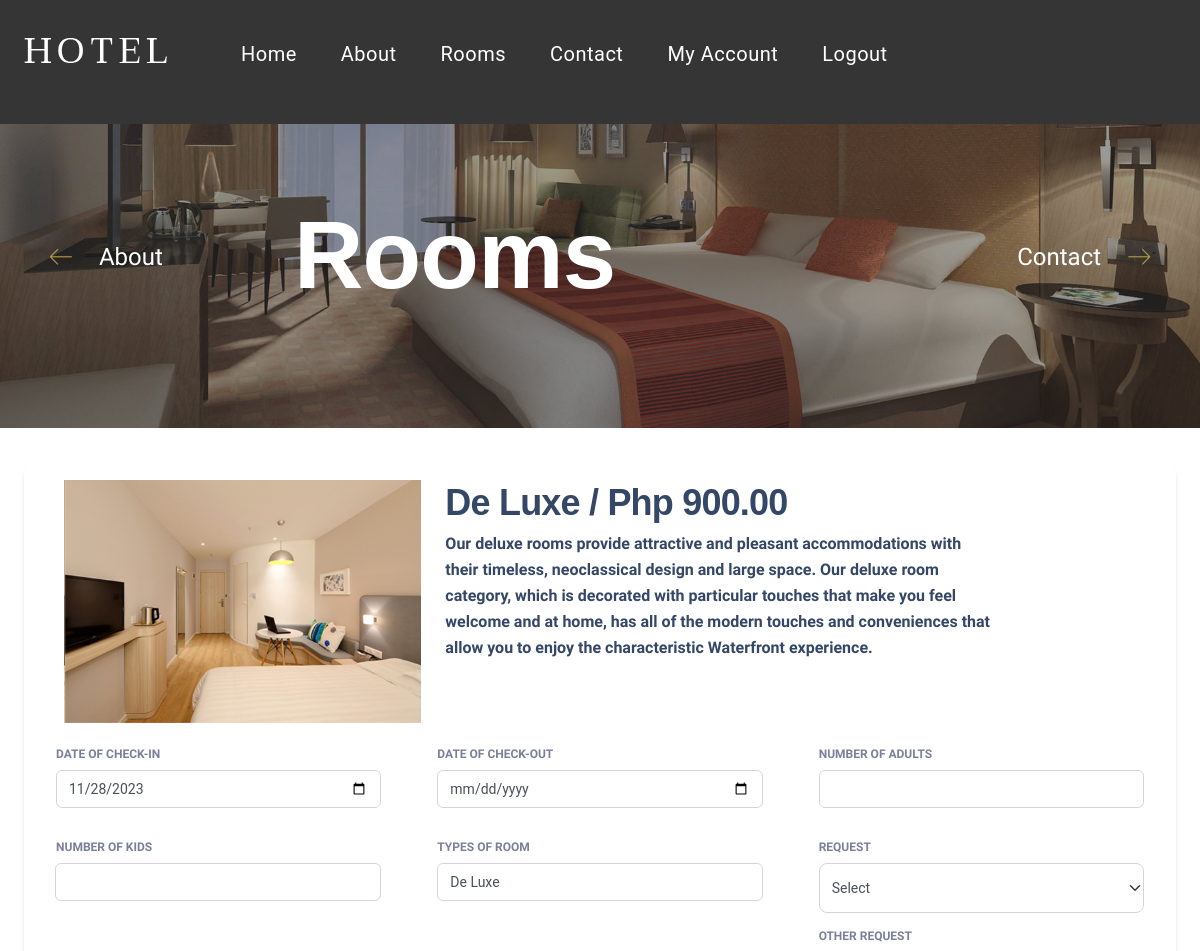
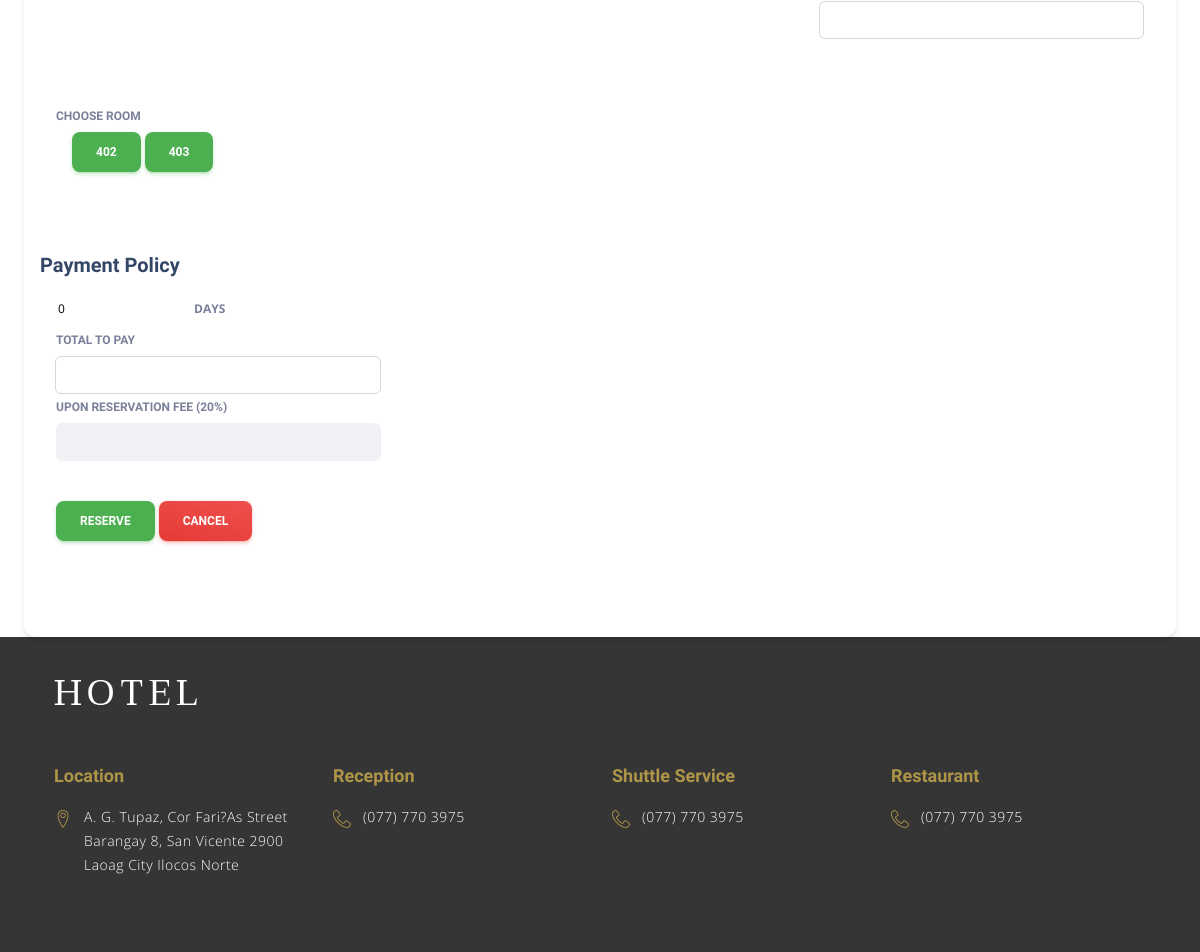
Page /HOTEL/pages/deluxerm.php on the committed database (2 pictures, top to bottom).
### tables this page shows
CREATE TABLE `rooms` (
  `ID` int(11) NOT NULL,
  `room_number` int(11) NOT NULL,
  `room_type` text NOT NULL,
  `price` float NOT NULL,
  `information` text NOT NULL,
  `pillow` int(11) NOT NULL,
  `rug` int(11) NOT NULL,
  `bedsheet` int(11) NOT NULL,
  `towel` int(11) NOT NULL,
  `electricfan` int(11) NOT NULL,
  `bed` text NOT NULL,
  `status` text NOT NULL,
  `images` varchar(100) NOT NULL
);

CREATE TABLE `reservation_fee` (
  `ID` int(11) NOT NULL,
  `fee` int(11) NOT NULL
);

### HOTEL/pages/deluxerm.php (the view, shortened to what this page needs)
<?php
include_once("config.php");
 $rs=mysqli_query($mysqli,"select * from rooms where room_type='De Luxe'");
$rss=mysqli_query($mysqli,"select * from reservation_fee");
if($result=mysqli_fetch_array($rss)){
    $fee        = $result['fee'];
  }
?>
<?php
include_once("database/dbreserve.php");
?>
<!DOCTYPE html>
<html lang="zxx">
<head>
    <link rel="stylesheet" href="css/bootstrap.min.css" type="text/css">
    <link rel="stylesheet" href="css/font-awesome.min.css" type="text/css">
    <link rel="stylesheet" href="css/flaticon.css" type="text/css">
    <link rel="stylesheet" href="css/linearicons.css" type="text/css">
    <link rel="stylesheet" href="css/owl.carousel.min.css" type="text/css">
    <link rel="stylesheet" href="css/jquery-ui.min.css" type="text/css">
    <link rel="stylesheet" href="css/nice-select.css" type="text/css">
    <link rel="stylesheet" href="css/magnific-popup.css" type="text/css">
    <link rel="stylesheet" href="css/slicknav.min.css" type="text/css">
    <link rel="stylesheet" href="css/style.css" type="text/css">
  <link id="pagestyle" href="../assets/css/material-dashboard.css?v=3.0.0" rel="stylesheet" />
</head>
<body onload="onload();">
    <header class="header-section">
        <div class="container-fluid">
            <div class="inner-header">
                <div class="logo">
                    <a href="./homepages.php"><img src="img/logo.png" alt=""></a>
                </div>
                    <div class="container" align="">
                    <div class="row">
                        <div class="col-xl-12">
                            <nav class="main-menu mobile-menu" >
                               <?php include_once("menuhome.php");?>
                            </nav>
                        </div>
                    </div>
                </div>
            </div>
        </div>
    </header>
    <section class="hero-section set-bg" data-setbg="img/video-bg.jpg">
        <div class="hero-text">
            <div class="container">
                <div class="row">
                    <div class="col-lg-12">
                        <h1>Rooms</h1>
                    </div>
                </div>
                <div class="page-nav">
                    <a href="./about-us.php" class="left-nav"><i class="lnr lnr-arrow-left"></i> About</a>
                    <a href="./contact.php" class="right-nav">Contact <i class="lnr lnr-arrow-right"></i></a>
                </div>
            </div>
        </div>
    </section>
    <section class="room-section spad">
        <div class="card card-body mx-3 mx-md-4 mt-n6">
        <form method="post"  action="deluxerm.php">
             <div class="row gx-4 mb-2">
          <div class="col-auto">
          </div>
         <div class="col-lg-4 " >
                      <?php
            $dd = mysqli_query($mysqli,"SELECT * from rooms where room_type='De Luxe'");
             if ( $rses=mysqli_fetch_array($dd)) {
               $image = $rses['images'];
                $image_src = "picture/".$image;
                       echo "  <div class='room-pic-slider owl-carousel'>";
                          echo "   <div class='single-room-pic'>";
                           echo "      <img src='$image_src' alt=''>";
                          echo "   </div>";
                    } ?>
                        </div>
                    </div>
          <div class="col-lg-6">
            <?php
            $result = mysqli_query($mysqli,"SELECT room_type FROM rooms where room_type='De Luxe'");
            $pric   = mysqli_query($mysqli,"SELECT price FROM rooms where room_type='De Luxe'");
            $info   = mysqli_query($mysqli,"SELECT information FROM rooms where room_type='De Luxe'");
            if($rowsi = mysqli_fetch_array($info)) {
                if($row = mysqli_fetch_array($pric)) {
              if($rows = mysqli_fetch_array($result)) {
                if ( $res=mysqli_fetch_array($rs)) {
            ?>
            <div class="h-100">
              <h2 class="mb-1">
                <?php } ?><?php echo $rows['room_type']  ?>  <?php } ?> / Php <?php echo number_format(round($row['price'],2),2,'.', '')?>
              </h2>
               <h6 class="mb-1">
               <?php } ?><?php echo $rowsi['information']  ?><br><br>
              </h6>
            </div>
            <?php } ?>
          </div>
        </div>
               <div class="row">
                <div class="col-12 col-xl-4">
              <div class="card card-plain h-100">
                <div class="card-body p-3">
                  <h6 class="text-uppercase text-body text-xs font-weight-bolder" >Date of check-in</h6>
                 <div class="input-group input-group-outline" >
               <input type="date" class="form-control" name="checkin" id="dd1" onchange="kk();"   min="<?php echo date("Y-m-d"); ?>" value="<?php echo date("Y-m-d"); ?>" required/>
            </div>
                </div>
              </div>
            </div> <div class="col-12 col-xl-4">
              <div class="card card-plain h-100">
                <div class="card-body p-3">
                  <h6 class="text-uppercase text-body text-xs font-weight-bolder">Date of check-out</h6>
                 <div class="input-group input-group-outline">
               <input type="date" class="form-control" name="checkout" id="dd2"  min="<?php echo date("Y-m-d"); ?>" onchange="kk();" required/>
            </div>
                </div>
              </div>
            </div>
    <div class="col-12 col-xl-4">
              <div class="card card-plain h-100">
                <div class="card-body p-3">
                  <h6 class="text-uppercase text-body text-xs font-weight-bolder">Number of Adults</h6>
                 <div class="input-group input-group-outline">
              <input type="Number" class="form-control" name="adults" min="1"  id="timer02_min"  max="5" required/>
            </div>
                </div>
              </div>
            </div>
            <div class="col-12 col-xl-4">
              <div class="card card-plain h-100">
                <div class="card-body p-3">
                  <h6 class="text-uppercase text-body text-xs font-weight-bolder">Number of Kids</h6>
                 <div class="input-group input-group-outline">
              <label class="form-label"></label>
               <input type="Number" class="form-control" name="kids" min="1"  id="kido"  max="5" />
            </div>
                </div>
              </div>
            </div>
 <div class="col-12 col-xl-4">
              <div class="card card-plain h-100">
                <div class="card-body p-3">
                  <h6 class="text-uppercase text-body text-xs font-weight-bolder">Types of room</h6>
                 <div class="input-group input-group-outline">
              <input type="text" class="form-control" value="De Luxe" name="typerm" readonly="">
            </div>
                </div>
              </div>
            </div>
            <div class="col-12 col-xl-4">
              <div class="card card-plain h-100">
                <div class="card-body p-3">
                  <h6 class="text-uppercase text-body text-xs font-weight-bolder">Request</h6>
                 <div class="input-group input-group-outline">
               <select class="form-select form-select-lg mb-3" name="reqs"id="req" aria-label=".form-select-lg example">
                  <option selected>Select</option>
                </select>
            </div>
             <h6 class="text-uppercase text-body text-xs font-weight-bolder">Other Request</h6>
                <div class="input-group input-group-outline">
              <input type="text" class="form-control" name="othreq">
            </div>
                </div>
              </div>
            </div>
 <input type="text" class="form-control" name="s" id="ikwalsd">
            <div class="col-12 col-xl-4">
              <div class="card card-plain h-100"style="padding-right: 30%;">
                <div class="card-body p-3 " >
                   <h6 class="text-uppercase text-body text-xs font-weight-bolder" >Choose Room</h6>
                <div class="mb-5 ps-3" >
                   <?php
                        while ( $res=mysqli_fetch_array($rs)) {
                                $type=$res['status'];
                                if (strcmp($type,"available")==0) {
                                    echo " <input type='button' class='btn btn-success' name='rm' id='lolz' value='".$res['room_number']."'></input>";
                                }else{
                                    echo "<a title='Occupied'> <input type='button'  type='button' class='btn btn-danger' value='".$res['room_number']."' disabled ></a>   ";
                                }
                    }
                   ?>
              </div>
            </div>
                </div>
              </div>
 <div class="col-12 col-xl-4">
              <div class="card card-plain h-100">
              </div>
            </div>
                  <div class="col-12 col-xl-4">
              <div class="card card-plain h-100"style="padding-right: 10%;">
                <div class="card-body p-3 " >
            </div>
                </div>
              </div>
          <div class="col-auto my-auto">
            <div class="h-100">
              <h5 class="mb-1">
               Payment Policy
              </h5>
            </div>
          </div>
                  <div class="col-12 col-xl-4">
              <div class="card card-plain h-100"style="padding-right: 10%;">
                <div class="card-body p-3 " >
            </div>
                </div>
              </div>
                  <div class="col-12 col-xl-4">
              <div class="card card-plain h-100"style="padding-right: 10%;">
                <div class="card-body p-3 " >
            </div>
                </div>
              </div>
               <div class="col-12 col-xl-4">
              <div class="card card-plain h-100">
                <div class="card-body p-3">
 <p class="text-uppercase text-body text-xs font-weight-bolder">
  <input type="text" style="outline: none; border-top-style: hidden;border-right-style: hidden;border-left-style: hidden;border-bottom-style: hidden;" name="indys"  id="vald" value = "0"readonly/>days</p>
  <h6 class="text-uppercase text-body text-xs font-weight-bolder">Total to Pay</h6>
                 <div class="input-group input-group-outline">
              <input type="number" class="form-control" name="pay" id="payer"  readonly/>
            </div>
            <div style="padding-bottom: 2% "></div>
              <h6 class="text-uppercase text-body text-xs font-weight-bolder">Upon Reservation Fee (<?php echo $fee; ?>%)</h6>
                   <input type="number" class="form-control" name="reservefee" id="reservefee"  readonly/>
                </div>
              </div>
            </div>
            <div class="col-12 mt-4" >
              <div class="mb-5 ps-3" >
                <button  class="btn btn-success" type="submit" name="submitinfo"  onclick="myFunction()">Reserve</button>
                <button type="button" class="btn bg-gradient-danger">Cancel</button>
              </div>
            </div>
               </div>
        </div>
    </section>
      <footer class="footer-section">
        <div class="container">
            <div class="row">
                <div class="col-lg-12">
                    <div class="footer-logo">
                        <a href="#"><img src="img/logo.png" alt=""></a>
                    </div>
                </div>
            </div>
            <div class="row pb-50">
                <div class="col-lg-3 col-sm-6">
                    <div class="single-footer-widget">
                        <h5>Location</h5>
                        <div class="widget-text">
                            <i class="lnr lnr-map-marker"></i>
                            <p>A. G. Tupaz, Cor Fari?As Street Barangay 8, San Vicente 2900 Laoag City Ilocos Norte</p>
                        </div>
                    </div>
                </div>
                <div class="col-lg-3 col-sm-6">
                    <div class="single-footer-widget">
                        <h5>Reception</h5>
                        <div class="widget-text">
                            <i class="lnr lnr-phone-handset"></i>
                            <p>(077) 770 3975</p>
                        </div>
                    </div>
                </div>
                <div class="col-lg-3 col-sm-6">
                    <div class="single-footer-widget">
                        <h5>Shuttle Service</h5>
                        <div class="widget-text">
                            <i class="lnr lnr-phone-handset"></i>
                            <p>(077) 770 3975</p>
                        </div>
                    </div>
                </div>
                <div class="col-lg-3 col-sm-6">
                    <div class="single-footer-widget">
                        <h5>Restaurant</h5>
                        <div class="widget-text">
                            <i class="lnr lnr-phone-handset"></i>
                            <p>(077) 770 3975</p>
                        </div>
                    </div>
                </div>
            </div>
        </div>
    </footer>
</body>
</html>

### HOTEL/pages/css/style.css (style rules this page uses)
html, body { height: 100%; font-family: "Taviraj", serif; -webkit-font-smoothing: antialiased; font-smoothing: antialiased; background: none; }
h1, h2, h3, h4, h5, h6 { margin: 0; color: #111111; font-weight: 500; font-family: "Taviraj", serif; }
h1 { font-size: 70px; }
h2 { font-size: 36px; }
h5 { font-size: 18px; }
h6 { font-size: 16px; }
p { font-size: 16px; color: #858585; font-family: "Open Sans", sans-serif; font-weight: 400; line-height: 28px; margin: 0 0 15px 0; }
img { max-width: 100%; }
.set-bg { background-repeat: no-repeat; background-size: cover; background-position: top center; }
.spad { padding-top: 100px; padding-bottom: 100px; }
.header-section { background: #353535; padding: 38px 0; position: absolute; left: 0; width: 100%; }
.inner-header .logo { float: left; padding-left: 35px; margin-right: 30px; }
.inner-header .logo a { display: block; }
.inner-header .main-menu { float: left; margin-right: 25px; }
.pb-50 { padding-bottom: 50px; }
.footer-section { background: #353535; padding-top: 43px; overflow: hidden; }
.footer-section .footer-logo { margin-bottom: 50px; }
.footer-section .footer-logo a { display: block; }
.footer-section .single-footer-widget { margin-bottom: 25px; }
.footer-section .single-footer-widget h5 { font-size: 18px; line-height: 42px; color: #ae9548; }
.footer-section .single-footer-widget .widget-text { position: relative; }
.footer-section .single-footer-widget .widget-text i { position: absolute; left: 0; top: 5px; font-size: 18px; color: #ae9548; }
.footer-section .single-footer-widget .widget-text p { font-size: 14px; line-height: 24px; letter-spacing: 0.5px; color: #ffffff; margin-left: 30px; }
.hero-section { height: 428px; padding-top: 207px; }
.hero-text { position: relative; padding-left: 270px; }
.hero-text h1 { font-size: 96px; color: #ffffff; line-height: 96px; }
.hero-text .page-nav a { display: inline-block; color: #ffffff; font-size: 24px; font-weight: 500; font-family: "Taviraj", serif; position: absolute; left: 49px; top: 30%; }
.hero-text .page-nav a i { color: #ae9548; position: relative; top: 2px; }
.hero-text .page-nav a.left-nav i { margin-right: 20px; }
.hero-text .page-nav a.right-nav { left: auto; right: 49px; }
.hero-text .page-nav a.right-nav i { margin-left: 20px; }
.room-section { padding-bottom: 0; }
@media (min-width: 1200px) { .container { max-width: 1176px; } }
@media only screen and (min-width: 1200px) and (max-width: 1300px) { .inner-header .logo { padding-left: 0; } }

### rows in the picture
rooms: images (picture)
rooms: rm "402"
rooms: rm "403"
reservation_fee: fee "20"

### other values in the picture
$rows['room_type'] "De Luxe"
$row['price'] "900.00"
